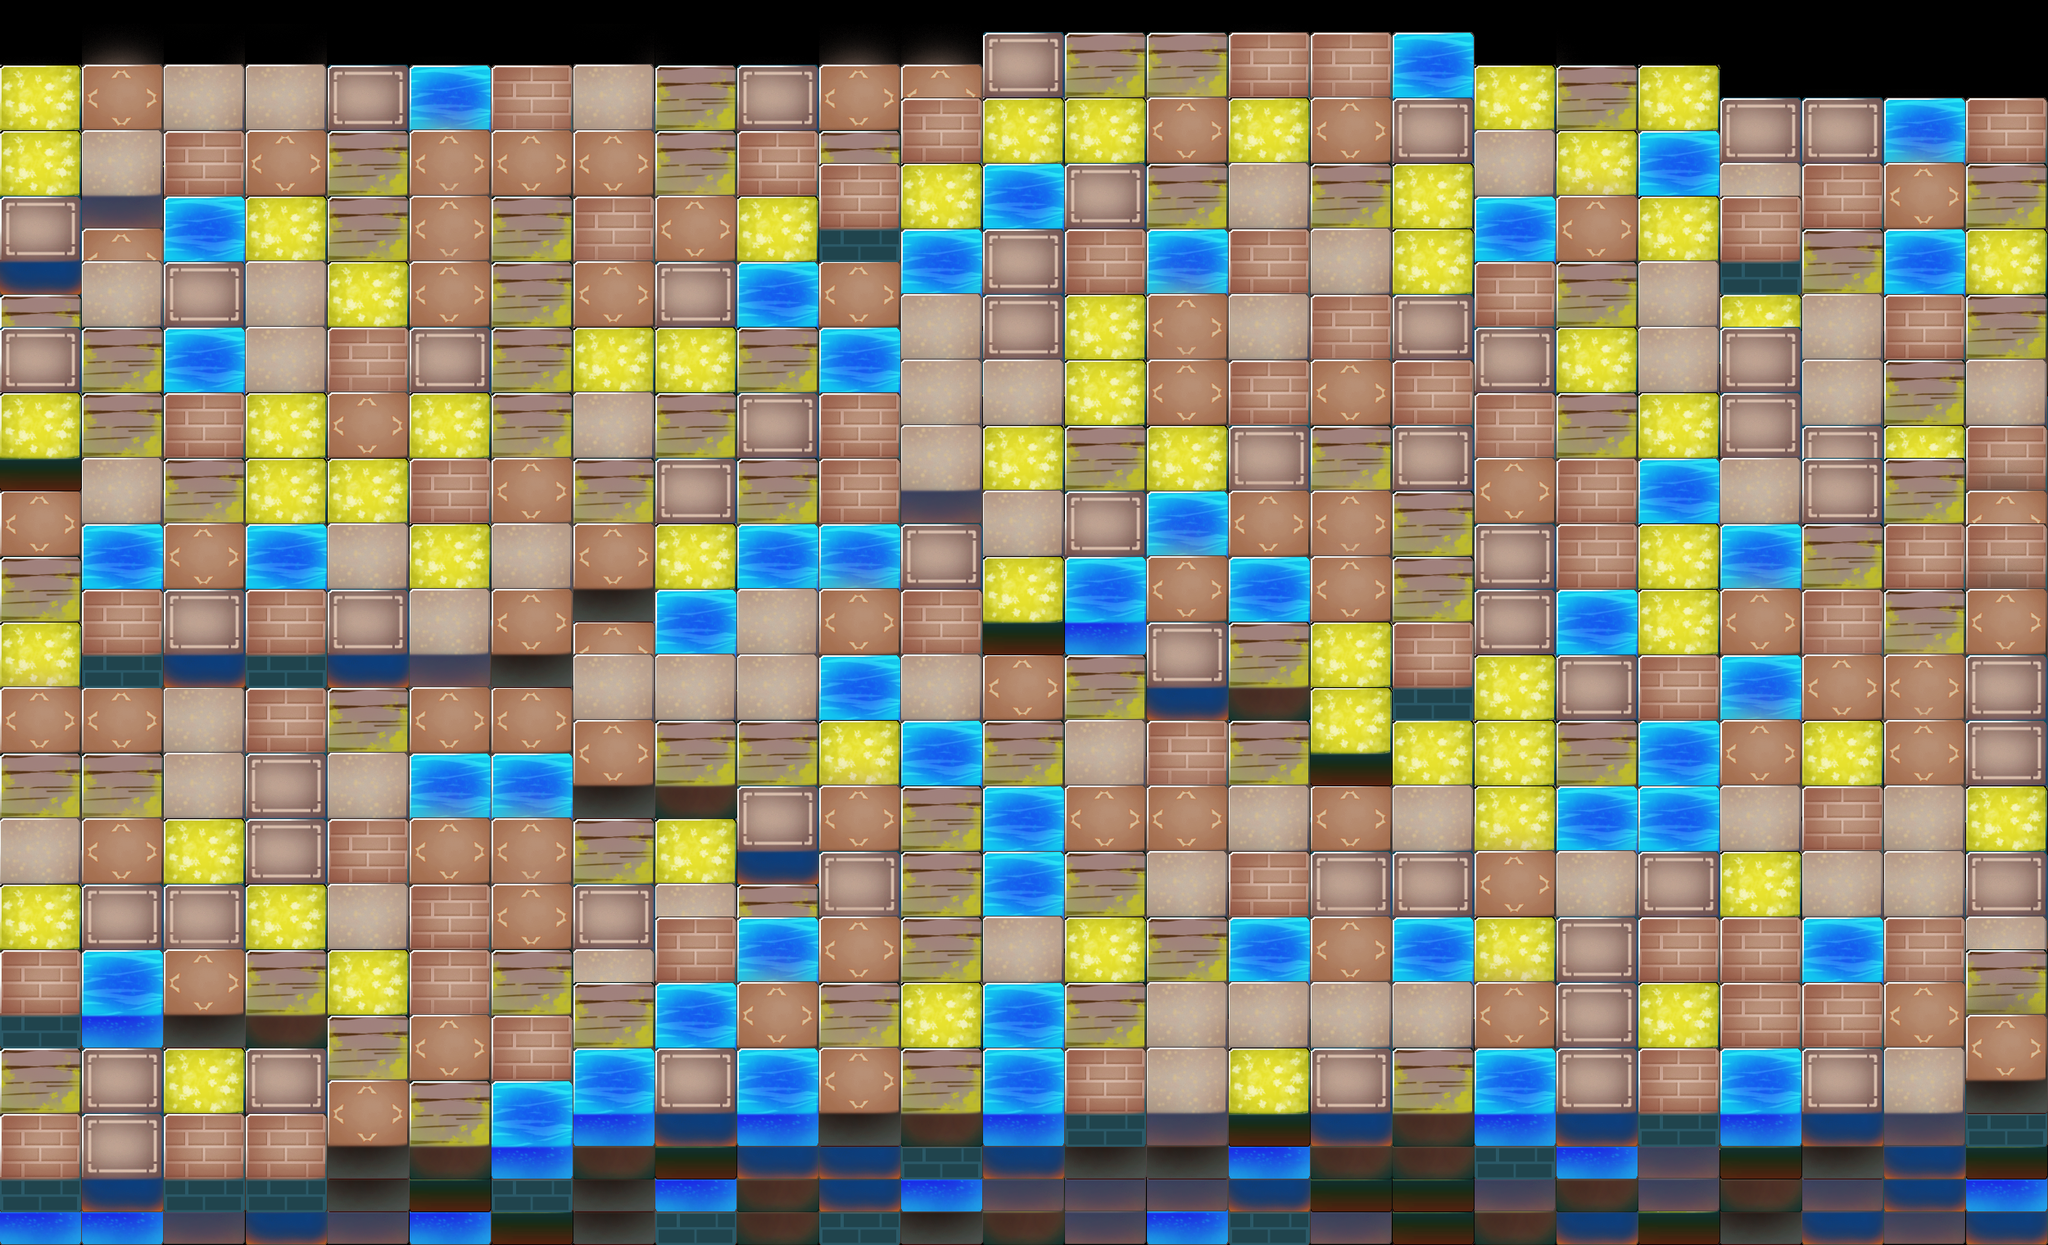

A 2D game scene composited from a Tiled map and its tileset images. What follows is a short description and the map's XML, with each tile layer's data collapsed to a summary:
An orthogonal 25x38 tile map with 100x40 px tiles, 6 tile layers (PF Layer 0, PF Layer 1, PF Layer 2, PF Layer 3, ...), 2 tilesets.

<map version="1.0" orientation="orthogonal" width="25" height="38" tilewidth="100" tileheight="40">
 <tileset firstgid="1" source="PF_Objects.tsx" />
 <tileset firstgid="55" source="mark.tsx" />
 <layer name="PF Layer 0" width="25" height="38">
  <data>[950 cells, 950 non-empty, 8 distinct tile ids]</data>
 </layer>
 <layer name="PF Layer 1" width="25" height="38">
  <data>[950 cells, 950 non-empty, 8 distinct tile ids]</data>
 </layer>
 <layer name="PF Layer 2" width="25" height="38">
  <data>[950 cells, 950 non-empty, 8 distinct tile ids]</data>
 </layer>
 <layer name="PF Layer 3" width="25" height="38">
  <data>[950 cells, 950 non-empty, 8 distinct tile ids]</data>
 </layer>
 <layer name="PF Layer 4" width="25" height="38">
  <data>[950 cells, 950 non-empty, 8 distinct tile ids]</data>
 </layer>
 <layer name="PF Layer 5" width="25" height="38">
  <data>[950 cells, 950 non-empty, 1 distinct tile ids]</data>
 </layer>
</map>